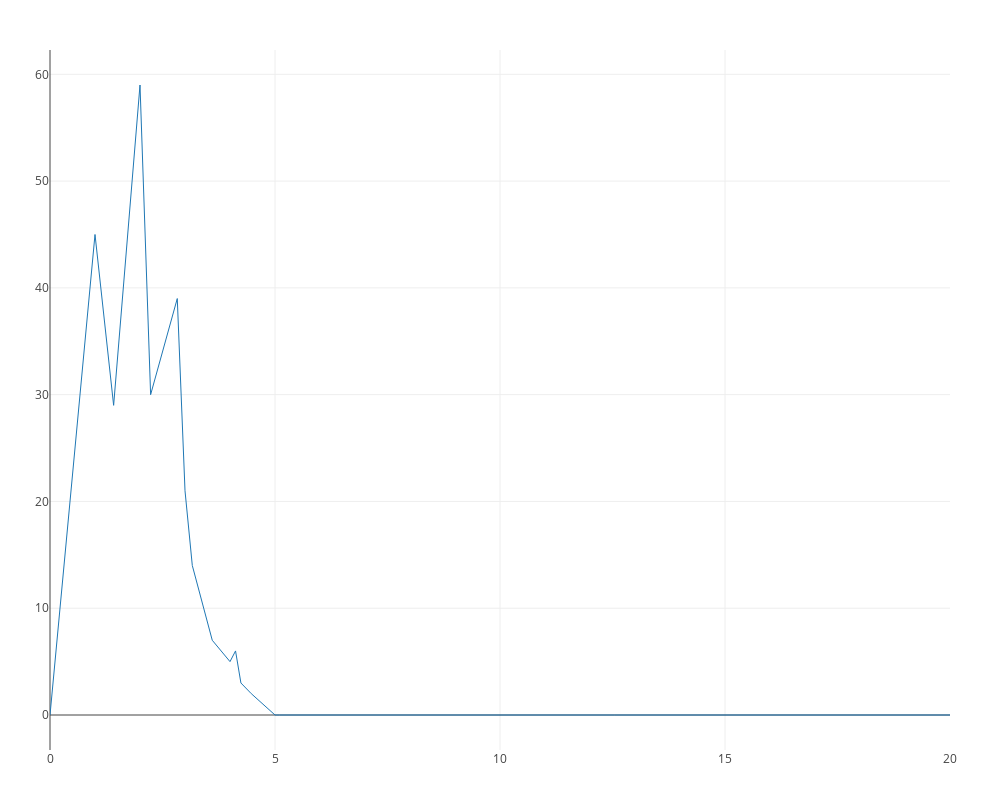

This figure's notebook cell:
### Code cell
plotbetticurve_pjs(C, dim=1)

### Figure 1 — Plotly figure (JSON) as saved in the notebook; plotly's stock layout.template omitted (floating-point values rounded to 4 significant figures; data arrays with more than 128 entries replaced by an {"elided": "..."} marker saying what was removed)
{"data": [{"line": {"width": 1}, "mode": "line", "type": "scatter", "x": {"elided": "146 float values"}, "y": {"elided": "146 int values"}}], "layout": {"height": 800, "hovermode": "closest", "margin": {"b": 50, "l": 50, "r": 50, "t": 50}, "scene": {"aspectmode": "manual", "aspectratio": {"x": 1, "y": 2.95}}, "showlegend": false, "width": 1000}}
